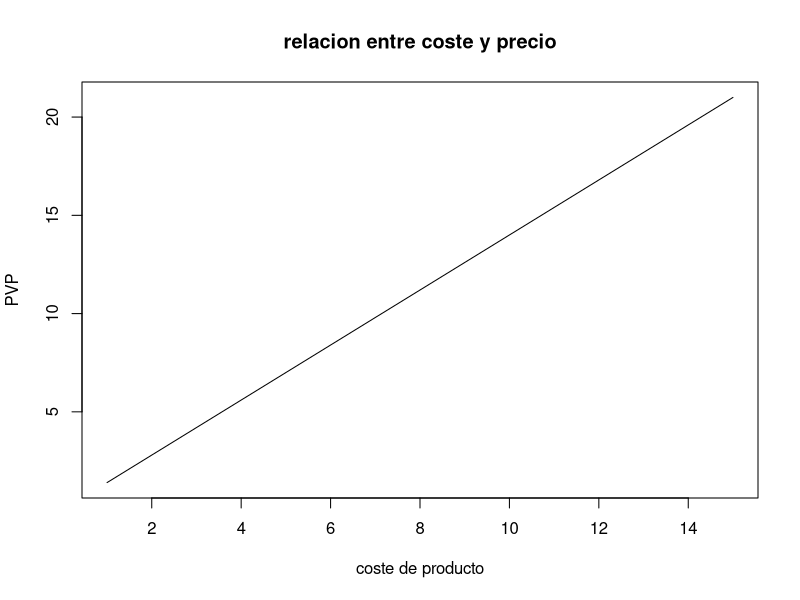
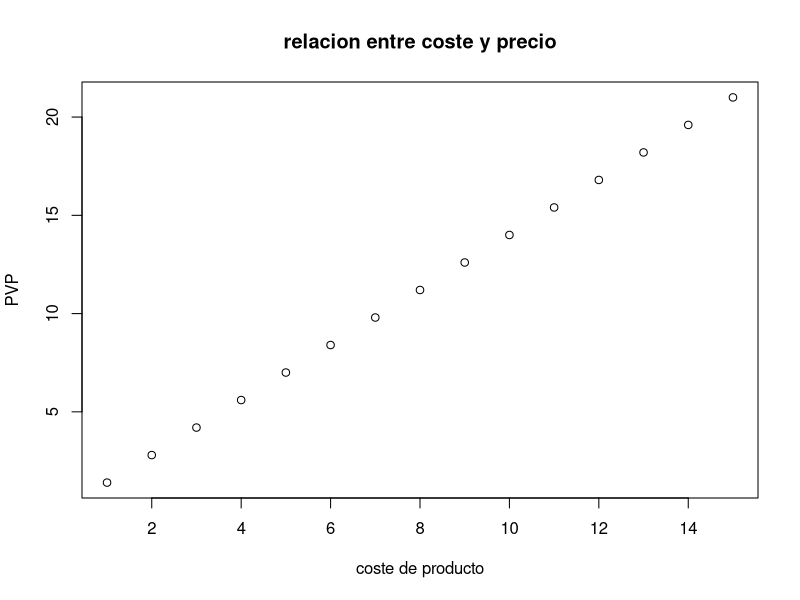
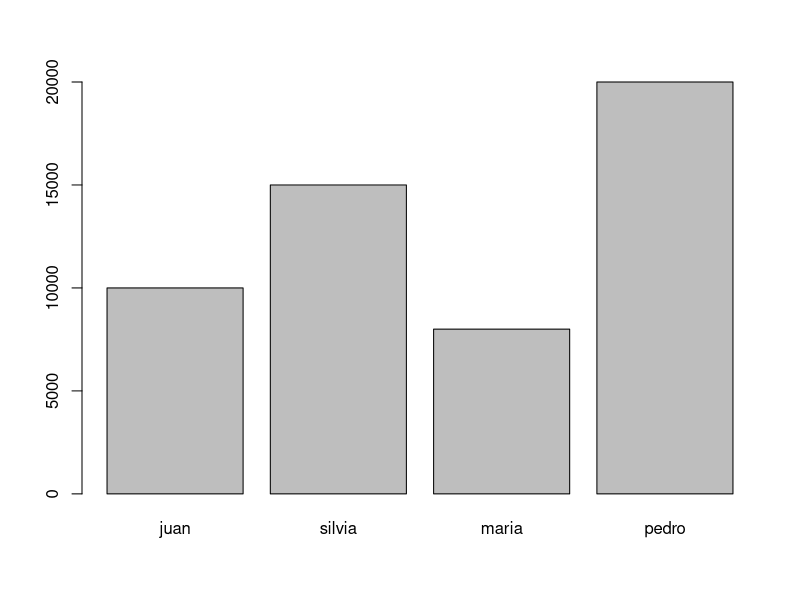
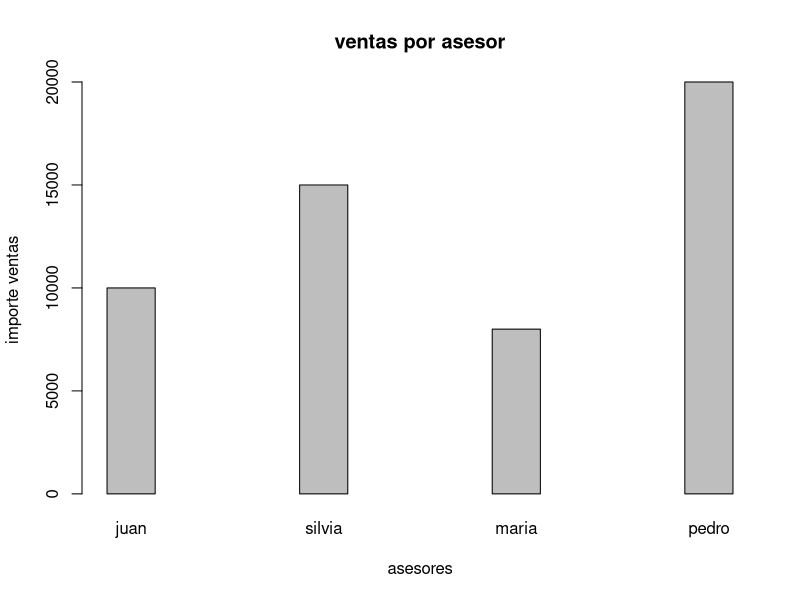
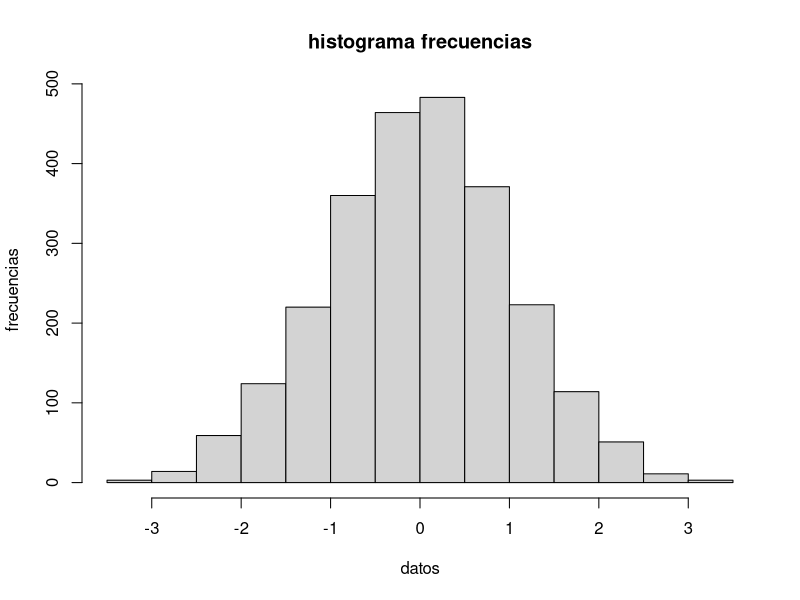
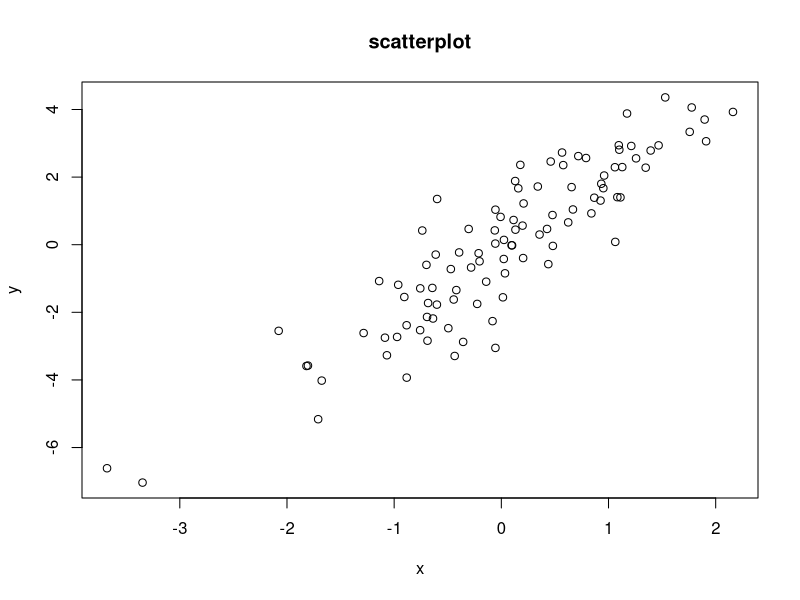

The R source for these figures, in order:
#grafico de lineas
coste <- 1:15
precio <- coste*1.40 #40% margen

#plot, titulos y ejes
plot(coste,precio, type='l', 
     main ='relacion entre coste y precio',
     xlab='coste de producto',
     ylab='PVP') 

#para grafico puntos, cambiar l por p
plot(coste,precio, type='p', 
     main ='relacion entre coste y precio',
     xlab='coste de producto',
     ylab='PVP') 

#graficos de barras

vendedores <- c('juan', 'silvia', 'maria', 'pedro')
ventas <- c(10000, 15000, 8000, 20000)

barplot(ventas,  names.arg = vendedores)
#modificar
barplot(ventas,  names.arg = vendedores, main ='ventas por asesor',
        xlab= 'asesores',
        ylab = 'importe ventas',
        space = 3, #espacio entre barras
        width = 7, #ancho columnas
        )

#histogramas (datos continuos)
datos <- rnorm(2500)
hist(datos, main = 'histograma frecuencias', xlab = 'datos', ylab = 'frecuencias')

#SCATTERPLOTS 
x <- rnorm(100)
y <- 2* x +rnorm(100)
plot(x, y, main = 'scatterplot', xlab = 'x', ylab ='y')


